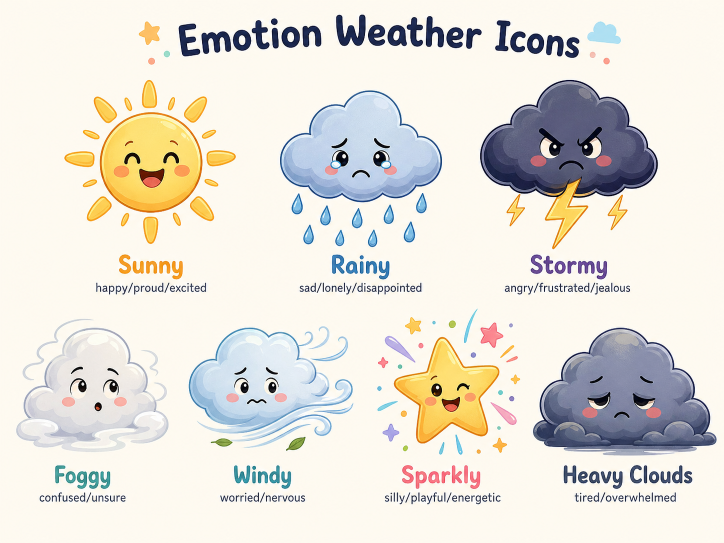
#> input picture assets/ChatGPT Image Apr 28, 2026, 09_14_07 AM (1).png, 1448 x 1086 px (shown at 1/2 size)
$ python crop.py
#> lines starting #> are read from the running program, lines starting #| are printed output that depends on the picture
"""
Crop individual icons from the asset sheets.
All sheets are 1448x1086 px.

Sheet mapping:
  (1) = Emotion Weather Icons  → 7 weather icons
  (2) = Body Map + Feeling Size → body map child + 5 volcano icons
  (3) = Reward Badges           → 6 badge icons
  (4) = UI Starter Components   → app logo, buttons, nav icons
  (5) = Calm Toolbox Icons      → 8 calm tool icons
"""

from PIL import Image
from pathlib import Path

SRC = Path("../assets")
OUT = Path("../feelings-explorer/src/assets")
OUT.mkdir(parents=True, exist_ok=True)

def crop(src_path: Path, out_path: Path, box: tuple[int,int,int,int], size: int = 200):
    """Crop box=(left,top,right,bottom), resize to size×size, save as PNG."""
#> called with box = (60, 80, 500, 520), size = 200
    img = Image.open(src_path).convert("RGBA")
    cropped = img.crop(box)
    cropped = cropped.resize((size, size), Image.LANCZOS)
#> cropped: PIL image 200x200 RGBA
    out_path.parent.mkdir(parents=True, exist_ok=True)
    cropped.save(out_path, "PNG")
    print(f"  ✓ {out_path.name}")

# ─────────────────────────────────────────────
# Sheet 1: Emotion Weather Icons (1448×1086)
# Layout: 3 top row, 4 bottom row
# ─────────────────────────────────────────────
s1 = SRC / "ChatGPT Image Apr 28, 2026, 09_14_07 AM (1).png"
print("\n[Sheet 1] Weather Icons")

# Top row: Sunny, Rainy, Stormy  (y: 80–520)
crop(s1, OUT / "weather/sunny.png",        (60,  80, 500, 520))
crop(s1, OUT / "weather/rainy.png",        (490, 80, 960, 520))
crop(s1, OUT / "weather/stormy.png",       (960, 80, 1420, 520))

# Bottom row: Foggy, Windy, Sparkly, Heavy Clouds  (y: 530–980)
crop(s1, OUT / "weather/foggy.png",        (30,  530, 390, 940))
#> call 4 of crop, with box = (30, 530, 390, 940), size = 200
#> in crop (call 4), `cropped = cropped.resize((size, size), Image.LANCZOS)`:
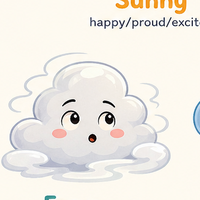
#> cropped: PIL image 200x200 RGBA; mean R, G, B, A 240.7, 236.7, 229.8, 255
crop(s1, OUT / "weather/windy.png",        (360, 530, 730, 940))
#> in crop (call 5), `cropped = img.crop(box)`:
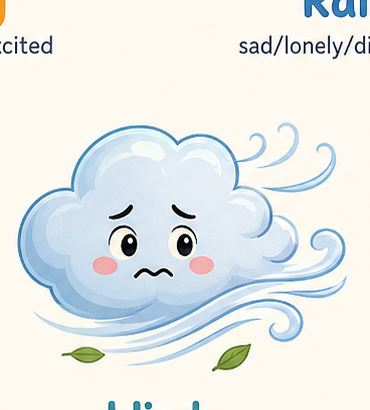
#> cropped: PIL image 370x410 RGBA; mean R, G, B, A 231.5, 235.3, 233.7, 255
#> in crop (call 5), `cropped = cropped.resize((size, size), Image.LANCZOS)`:
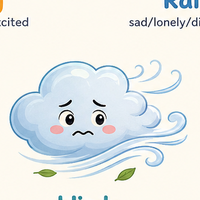
#> cropped: PIL image 200x200 RGBA; mean R, G, B, A 231.3, 235.2, 233.7, 255
crop(s1, OUT / "weather/sparkly.png",      (720, 530, 1090, 940))
#> in crop (call 6), `cropped = img.crop(box)`:
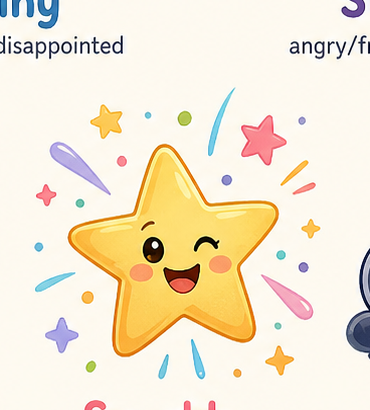
#> cropped: PIL image 370x410 RGBA; mean R, G, B, A 244.3, 232.6, 210, 255
#> in crop (call 6), `cropped = cropped.resize((size, size), Image.LANCZOS)`:
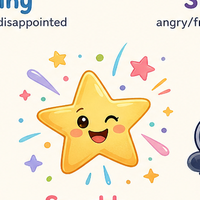
#> cropped: PIL image 200x200 RGBA; mean R, G, B, A 244.2, 232.5, 209.9, 255
crop(s1, OUT / "weather/heavy-clouds.png", (1070,530, 1430, 940))
#> in crop (call 7), `cropped = img.crop(box)`:
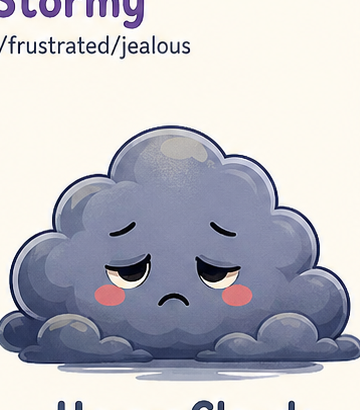
#> cropped: PIL image 360x410 RGBA; mean R, G, B, A 189.9, 189.6, 196.9, 255
#> in crop (call 7), `cropped = cropped.resize((size, size), Image.LANCZOS)`:
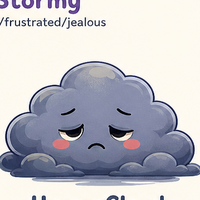
#> cropped: PIL image 200x200 RGBA; mean R, G, B, A 189.8, 189.5, 196.9, 255

# ─────────────────────────────────────────────
# Sheet 2: Body Map + Feeling Size (1448×1086)
# Left half: child body illustration
# Right half: thermometer + 5 volcano levels
# ─────────────────────────────────────────────
s2 = SRC / "ChatGPT Image Apr 28, 2026, 09_14_07 AM (2).png"
print("\n[Sheet 2] Body Map + Intensity")

# Child body illustration (left half)
#> (the run stopped early here; a loop or call above may not have finished)
